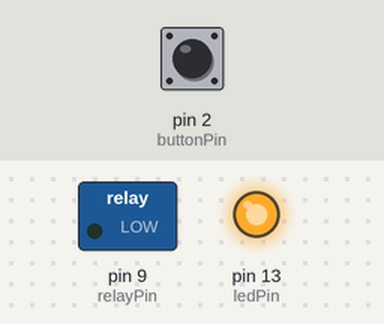
This sketch was run on a simulated Arduino Uno, built with avr-gcc and run on an emulated ATmega328P. Parts: switched loads named in the sketch (green lamp = pin HIGH), output pins drawn as LEDs (lit = HIGH). The test bench sets the inputs (shaded band); at power-on: pin 2 (buttonPin) LOW.

Above: at 1.2 s.
1.3 s: pin 2 (buttonPin) pulled HIGH for 0.15 s
At 2.5 s:
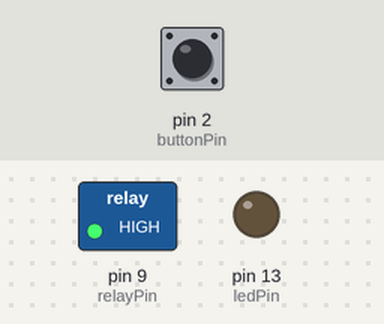
2.9 s: pin 2 (buttonPin) pulled HIGH for 1 s
At 3.7 s:
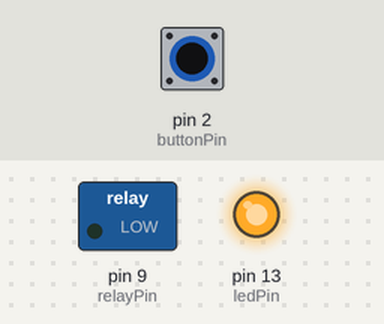
5.4 s: pin 2 (buttonPin) pulled HIGH for 3.2 s
At 6.8 s:
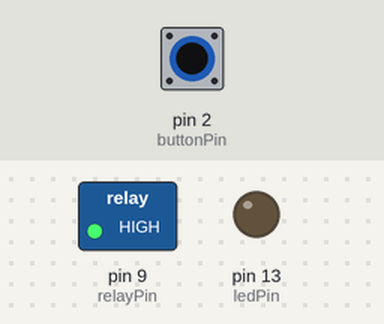
Timing chart, 0 to 8.4 s (numbered marks = the images above; inputs shaded):
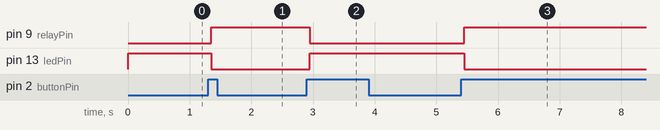

The sketch:

LightSwitchOne.ino
```cpp
/*
 Debounce

 Each time the input pin goes from LOW to HIGH (e.g. because of a push-button
 press), the output pin is toggled from LOW to HIGH or HIGH to LOW.  There's
 a minimum delay between toggles to debounce the circuit (i.e. to ignore
 noise).

 The circuit:
 * LED attached from pin 13 to ground
 * pushbutton attached from pin 2 to +5V
 * 10K resistor attached from pin 2 to ground
 */

// constants won't change. They're used here to
// set pin numbers:
const int buttonPin = 2;    // the number of the pushbutton pin
const int ledPin = 13;      // the number of the LED pin
const int relayPin = 9;

// Variables will change:
int ledState = HIGH;         // the current state of the output pin
int relayState = LOW;
int buttonState;             // the current reading from the input pin
int lastButtonState = LOW;   // the previous reading from the input pin

// the following variables are long's because the time, measured in miliseconds,
// will quickly become a bigger number than can be stored in an int.
long lastDebounceTime = 0;  // the last time the output pin was toggled
long debounceDelay = 50;    // the debounce time; increase if the output flickers

void setup() {
  pinMode(buttonPin, INPUT);
  pinMode(ledPin, OUTPUT);
  pinMode(relayPin, OUTPUT);

  // set initial LED state
  digitalWrite(ledPin, ledState);
  digitalWrite(relayPin, relayState);
}

void loop() {
  // read the state of the switch into a local variable:
  int reading = digitalRead(buttonPin);

  // check to see if you just pressed the button
  // (i.e. the input went from LOW to HIGH),  and you've waited
  // long enough since the last press to ignore any noise:

  // If the switch changed, due to noise or pressing:
  if (reading != lastButtonState) {
    // reset the debouncing timer
    lastDebounceTime = millis();
  }

  if ((millis() - lastDebounceTime) > debounceDelay) {
    // whatever the reading is at, it's been there for longer
    // than the debounce delay, so take it as the actual current state:

    // if the button state has changed:
    if (reading != buttonState) {
      buttonState = reading;

      // only toggle the LED if the new button state is HIGH
      if (buttonState == HIGH) {
        ledState = !ledState;
        relayState = !relayState;

      }
    }
  }

  // set the LED:
  digitalWrite(ledPin, ledState);
  digitalWrite(relayPin, relayState);
  // save the reading.  Next time through the loop,
  // it'll be the lastButtonState:
  lastButtonState = reading;
}
```

Measured:
- after the input at 1.3 s, pin 9 (relayPin): LOW → HIGH after 0.05 s; pin 13 (ledPin): HIGH → LOW after 0.05 s
- after the input at 2.9 s, pin 9 (relayPin): HIGH → LOW after 0.05 s; pin 13 (ledPin): LOW → HIGH after 0.05 s
- after the input at 5.4 s, pin 9 (relayPin): LOW → HIGH after 0.05 s; pin 13 (ledPin): HIGH → LOW after 0.05 s
